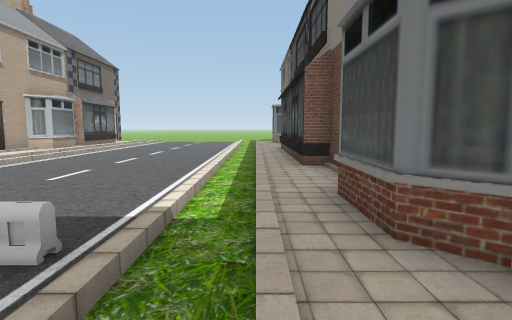
view 1 (above)

16 first-person views from a walk through a 3-D level made in the Unity game engine. The camera is 1.5 m above the floor, tilts 6° down and sees 80° across. The floor is counted in squares, 2 m on a side. Each view is taken from the middle of a square. On the plan, view 1 faces up. The plan holds only what a view shows up to about 10 squares ahead; the rest is blank. The place goes on beyond the plan. The player is left out.

view 2
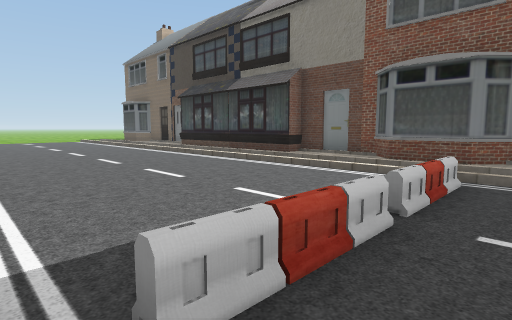

view 3
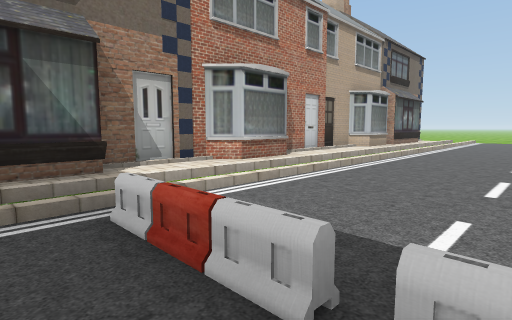

view 4
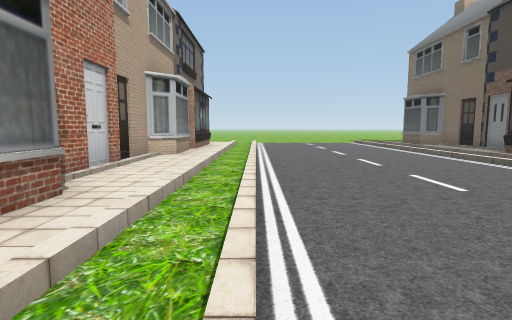

view 5
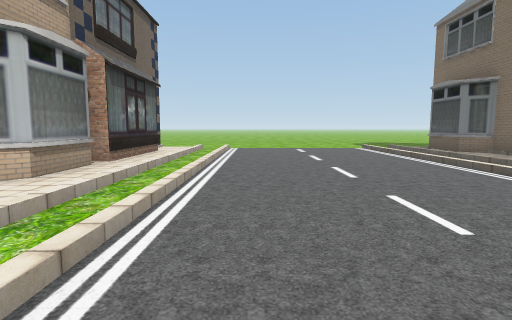

view 6
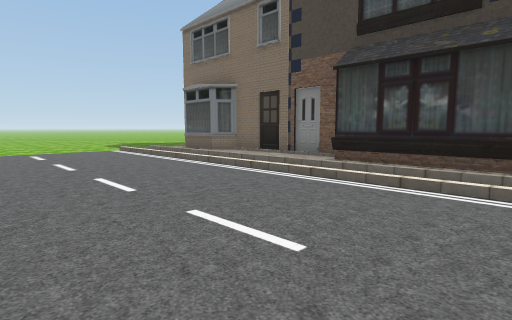

view 7
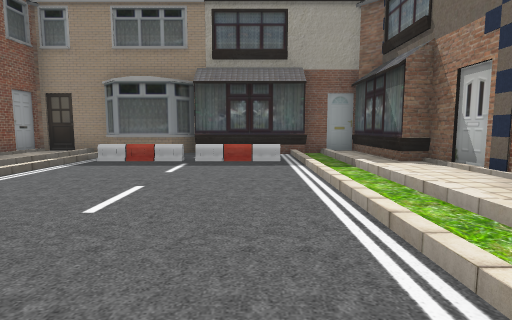

view 8
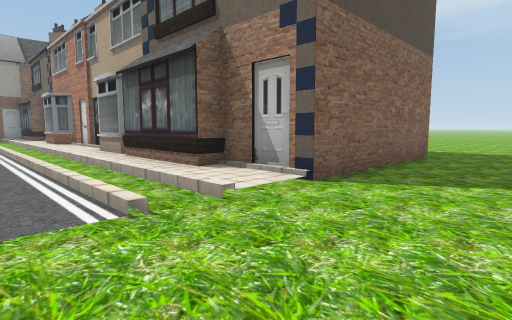

view 9
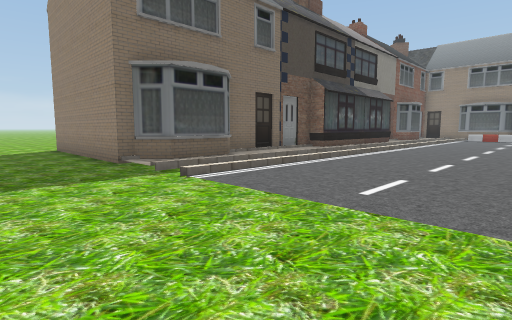

view 10
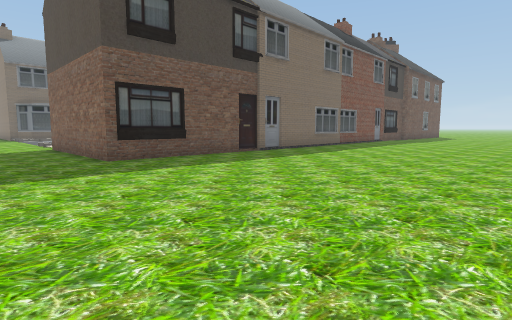

view 11
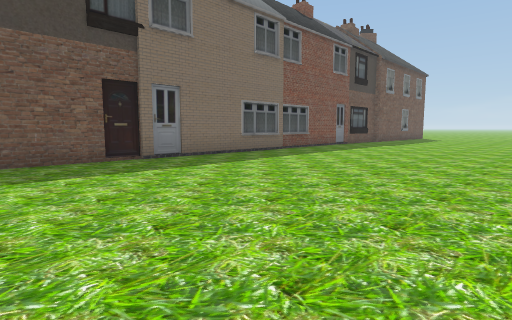

view 12
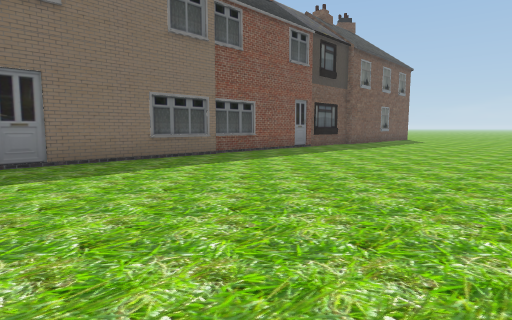

view 13
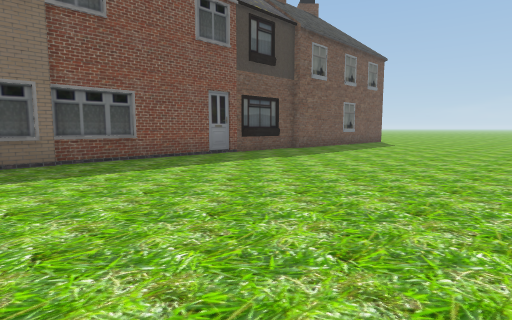

view 14
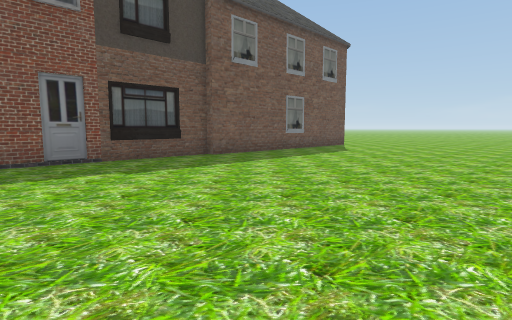

view 15
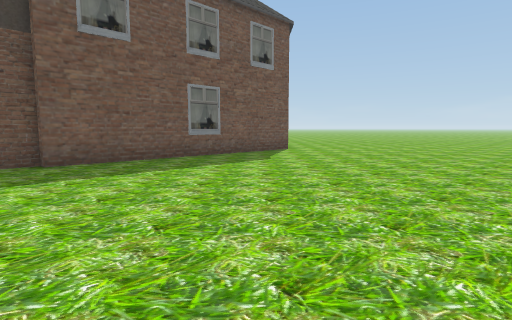

view 16
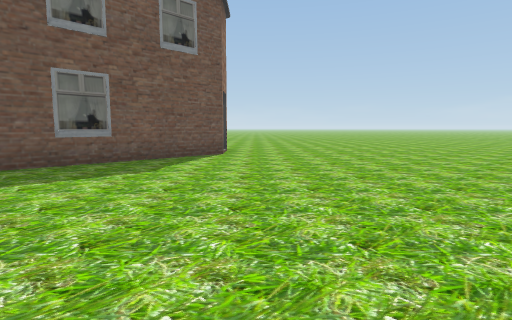

### Floor plan
Key: @ floor where view 1 was taken; # wall or solid block; . floor; / step, stairs or slope; B barrier.
Columns run from 21 left of view 1 to 7 right of it. Each row starts with its distance up from view 1.
 22 .......   .............
 21 .............................
 20 .............................
 19 .......######.//....//.#####
 18 .......#    #.//....//##
 17 .......#    ##//....//##
 16 .......##    #//....//.#
 15 ........#   ##//....//.#
 14 .......##   #.//....//.#
 13 .......#    #///....//.#
 12 .......#    #.//....//##
 11 .......#    #.//....//#
 10 .......#    #.//....//#
  9 .......#    #.//....//#
  8 .......##   #.//....//#
  7 ........#   ##//....//##
  6 ........#   ##//....//.#
  5 ........#   #.//....//.#
  4 .......##   #.//....//##
  3 .......##   #.//....//##
  2 ........#   ##//BBBB//##
  1 .......##    #//....//.#
  0 .......#     #/######@.#
 -1 .......#     ###    ####
 -2 .......#
 -3 .......#
 -4 .......#
 -5 .......##
 -6 ........#
 -7  .......

Positions as (right, up) in squares from view 1, and headings:
1: (0, 0), facing up
2: (-6, 1), facing up-right
3: (-3, 1), facing up-left
4: (-6, 4), facing up
5: (-5, 8), facing up
6: (-5, 9), facing up-right
7: (-5, 9), facing down
8: (-5, 22), facing down-left
9: (-5, 22), facing down-right
10: (-21, 22), facing down-right
11: (-21, 18), facing down-right
12: (-21, 15), facing down-right
13: (-21, 11), facing down-right
14: (-21, 7), facing down-right
15: (-21, 3), facing down-right
16: (-21, 0), facing down-right
